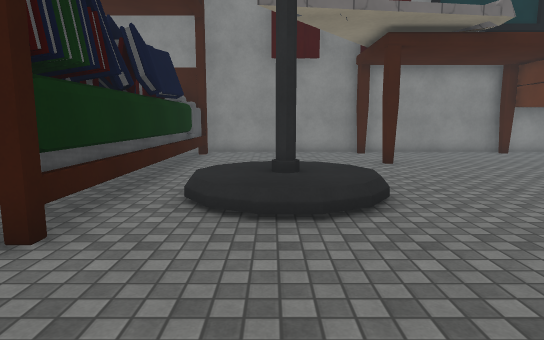
view 1 (above)

17 first-person views from a walk through a 3-D level made in the Unity game engine. The camera is 1.4 m above the floor, tilts 8° down and sees 75° across. The floor is counted in squares, 1 m on a side. Each view is taken from the middle of a square. On the plan, view 1 faces up. The plan holds only what a view shows up to about 15 squares ahead; the rest is blank. The player character is not drawn. Surface patterns are stand-ins for the level's own textures.

view 2
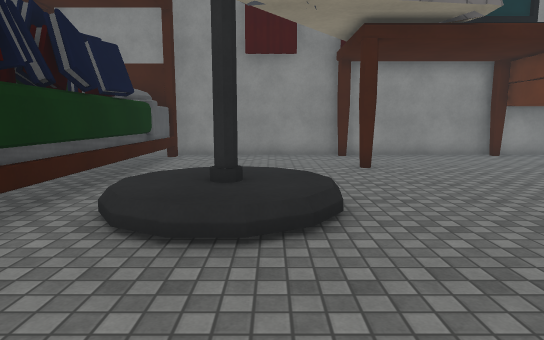

view 3
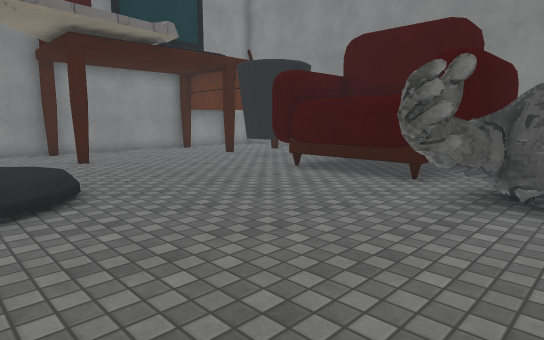

view 4
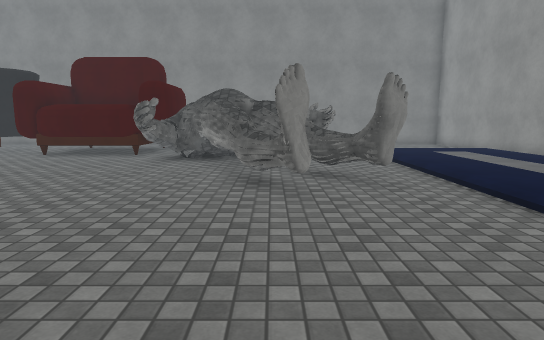

view 5
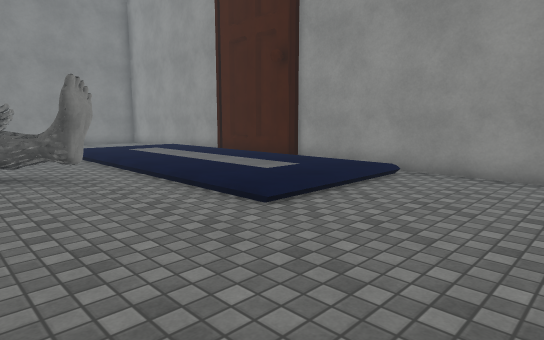

view 6
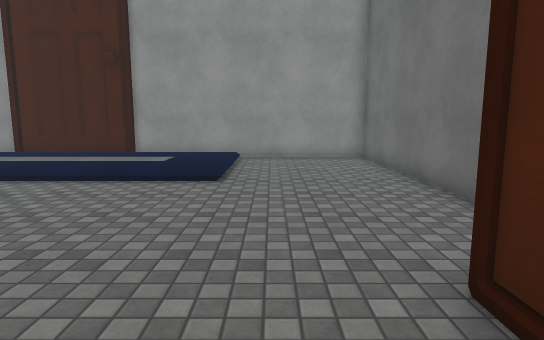

view 7
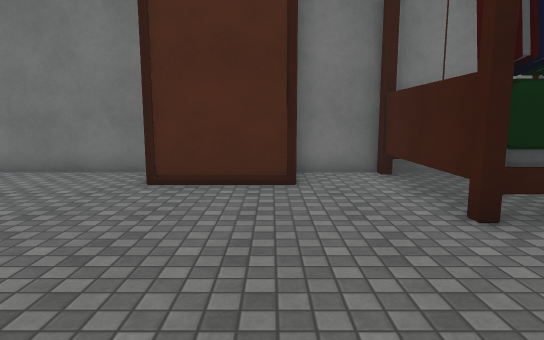

view 8
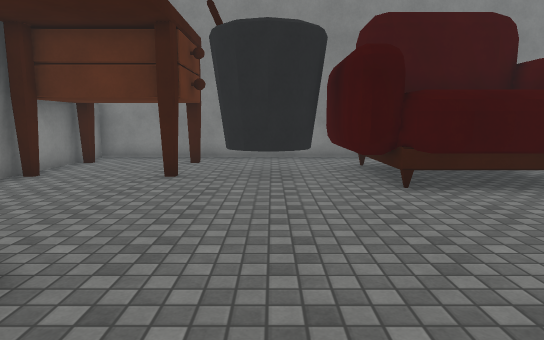

view 9
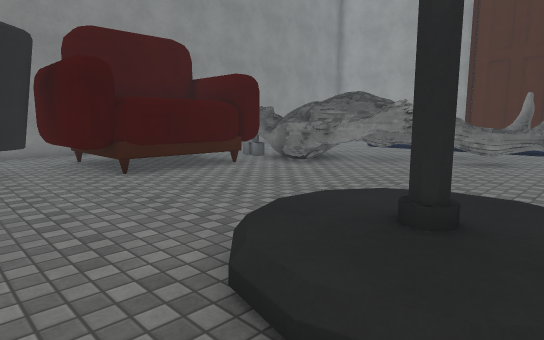

view 10
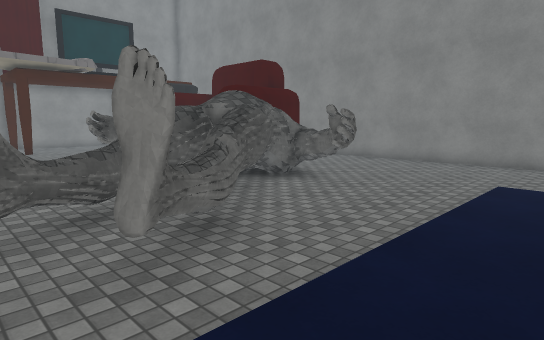

view 11
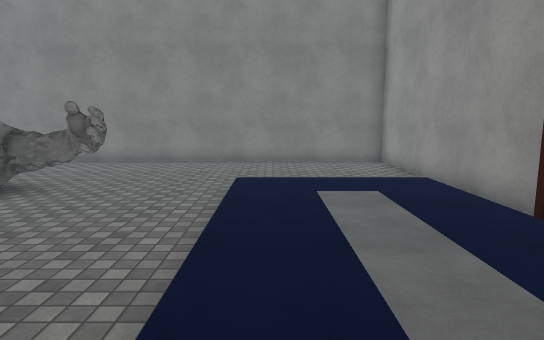

view 12
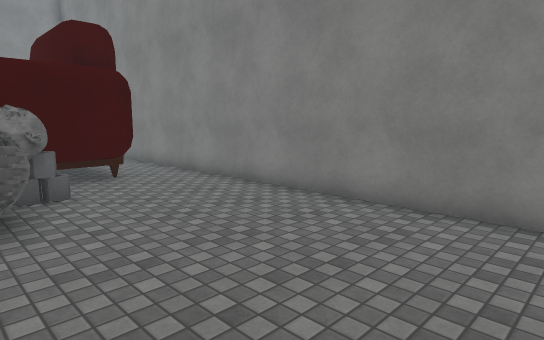

view 13
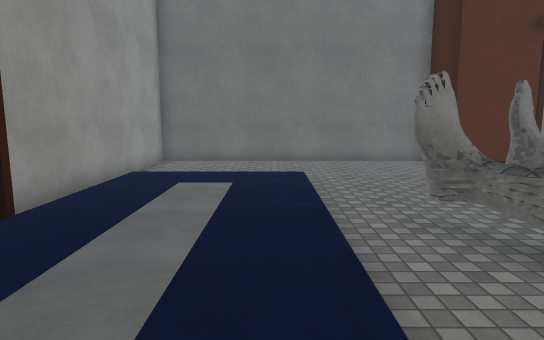

view 14
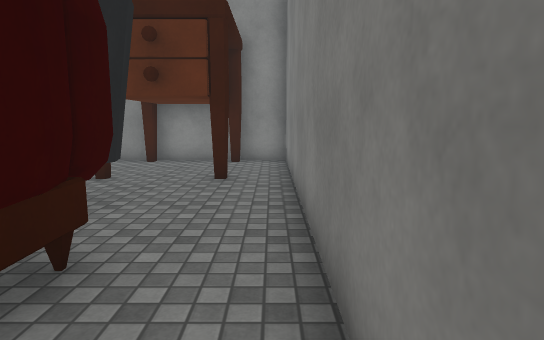

view 15
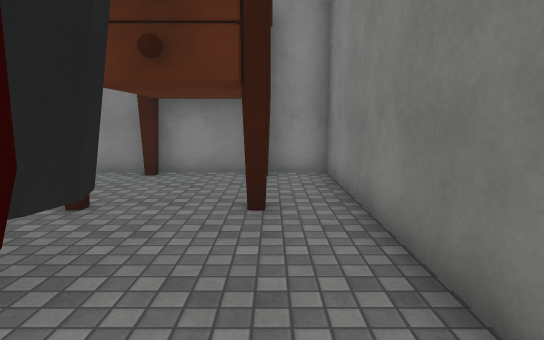

view 16
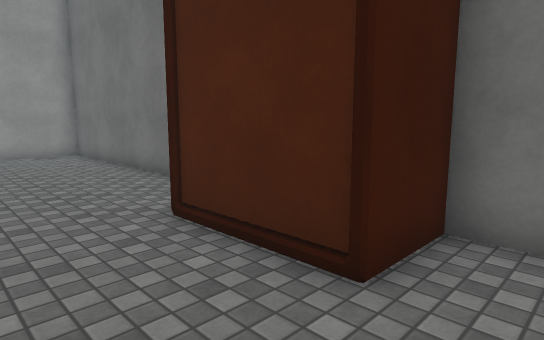

view 17
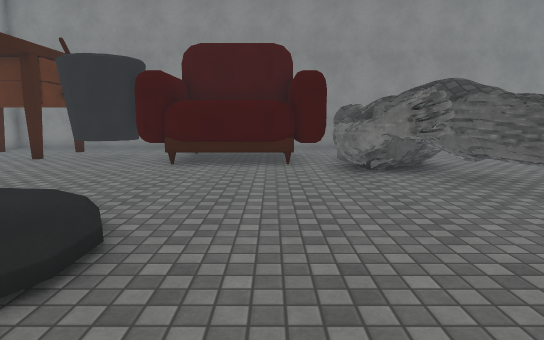

### Floor plan
Key: @ floor where view 1 was taken; # wall or solid block; . main floor; : floor 0.25 m higher than the main floor; + floor 0.5 m higher than the main floor; / step, stairs or slope; = window, fence, low wall or low ledge; ^ raised ledge; T thing the floor can be seen under or through; O other object.
Columns run from 8 left of view 1 to 15 right of it. Each row starts with its distance up from view 1.
 16      ###################
 15      #......#.....#..#.#
 14      #.................#
 13      ^.................#
 12      #............#....#
 11      #.   .............#
 10      #..  .......OOO...#
  9      #.  ........O O...#
  8      #.:+//.......OO...#
  7      #.+++/.....OOOOO..#
  6      #./++:.....OOOOO..#
  5      #.//:......OO OO..#
  4 ##^^##..........OO O ..#
  3 #...............OO OO..#
  2 #...............OOOOO..#
  1 #OO.........T^^###OOO..#
  0   O.....@..TT#####O....#
 -1   O.........TTT  #.....#
 -2 #OO.......=TTT TT^.....#
 -3 #........##TTTTTT......#
 -4 #........#=### T ......#
 -5 #.........#=..TT.......#
 -6 #........./............#
 -7 #..../////////////.....#
 -8 #..../:::::::::::/.....#
 -9 #..../:::::::::::/.....#
-10 #..../:::::::::::/.....#
-11 #..../:::::::::::/.....#
-12 #..../////####////.....#
-13 ########################

Where each view was taken, in squares from view 1:
view 1: 0 up, 0 right, facing up
view 2: 1 up, 1 right, facing up
view 3: 1 down, 0 right, facing up-right
view 4: 3 down, 6 left, facing right
view 5: 3 down, 7 left, facing down-right
view 6: 1 up, 4 left, facing down
view 7: 1 up, 2 right, facing left
view 8: 9 up, 1 right, facing right
view 9: 10 up, 1 left, facing down-right
view 10: 9 down, 0 right, facing up-right
view 11: 8 down, 0 right, facing right
view 12: 8 down, 8 right, facing up-right
view 13: 8 down, 7 right, facing left
view 14: 3 up, 14 right, facing up
view 15: 6 up, 13 right, facing up
view 16: 3 up, 3 left, facing down-left
view 17: 3 up, 3 left, facing right
